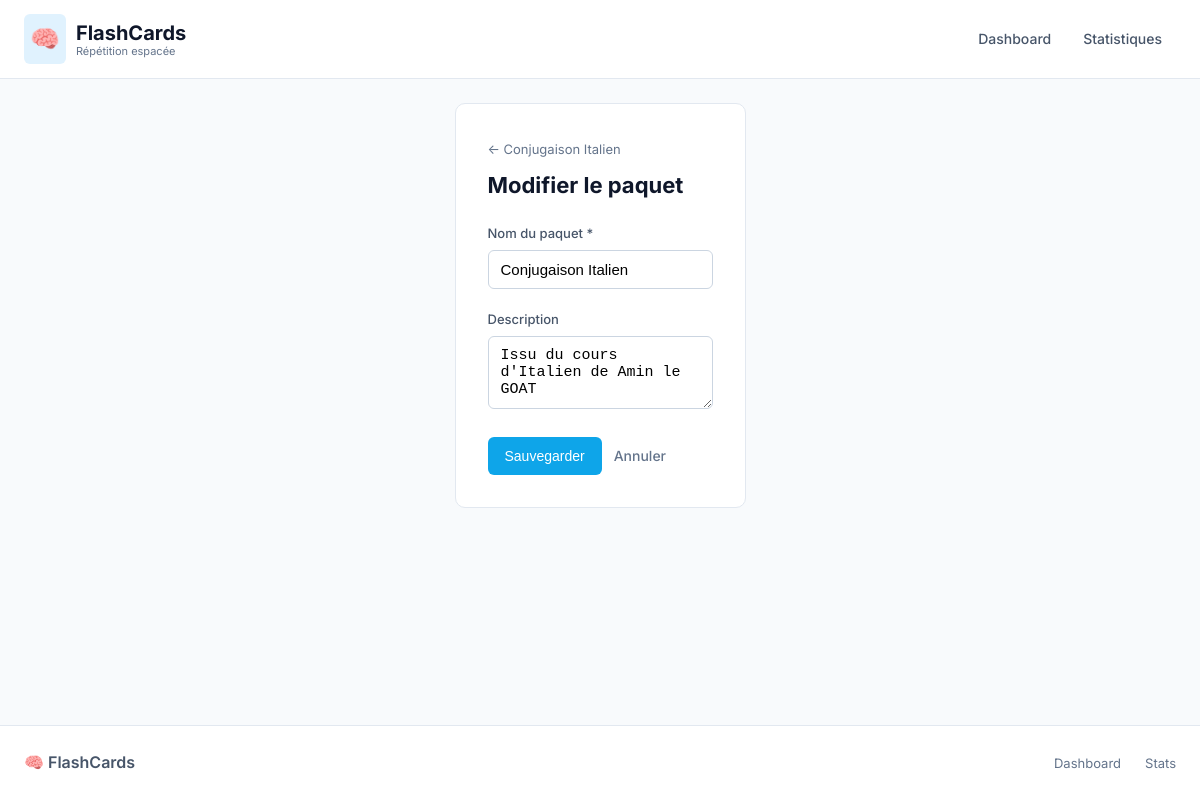
Page /decks/3/edit (signed in) on the committed database.
### app/models.py (models this page shows, shortened)
class Deck(db.Model):
    id = db.Column(db.Integer, primary_key=True)
    user_id = db.Column(db.Integer, db.ForeignKey('user.id'), nullable=False)
    name = db.Column(db.String(200), nullable=False)
    description = db.Column(db.Text)
    created_at = db.Column(db.DateTime, default=datetime.utcnow)
    cards = db.relationship('Card', backref='deck', lazy=True, cascade='all, delete-orphan')
    categories = db.relationship('Category', backref='deck', lazy=True, cascade='all, delete-orphan')

### app/routes/decks.py (the view, shortened to what this page needs)
@bp.route('/<int:deck_id>/edit', methods=['GET', 'POST'])
def edit_deck(deck_id):
    deck = Deck.query.get_or_404(deck_id)
    return render_template('decks/form.html', deck=deck)

### app/templates/decks/form.html (shortened to what this page needs)
{% extends 'base.html' %}
{% block content %}
<div class="form-page">
    {% if not deck %}
    <a href="{{ url_for('main.index') }}" class="back-link">← Dashboard</a>
    <h1>Nouveau paquet</h1>
    <div
        style="background: var(--primary-subtle); border: 1px solid var(--primary-light); padding: 1rem; border-radius: var(--radius); margin-bottom: 1.5rem;">
        <p style="margin: 0 0 0.75rem; font-weight: 500;">📥 Vous avez déjà un jeu de cartes ?</p>
        <p style="margin: 0 0 0.75rem; font-size: 0.875rem; color: var(--gray-600);">
            Créez d'abord un deck vide, puis importez vos cartes via JSON.
        </p>
        <details style="margin-top: 0.5rem;">
            <summary style="cursor: pointer; font-size: 0.8125rem; color: var(--primary);">Voir le format JSON</summary>
            <div class="code-preview" style="margin-top: 0.75rem;">
                {
                "categories": [
                {"name": "Cat 1", "color": "#3b82f6"}
                ],
                "cards": [
                {"front": "Question", "back": "Réponse", "categories": ["Cat 1"]}
                ]
                }
            </div>
        </details>
    </div>
    {% else %}
    <a href="{{ url_for('decks.view_deck', deck_id=deck.id) }}" class="back-link">← {{ deck.name }}</a>
    <h1>Modifier le paquet</h1>
    {% endif %}
    <form method="POST" class="form">
        <div class="form-group">
            <label for="name">Nom du paquet *</label>
            <input type="text" id="name" name="name" required value="{{ deck.name if deck else '' }}"
                placeholder="Ex: Hiragana, Vocabulaire Italien...">
        </div>
        <div class="form-group">
            <label for="description">Description</label>
            <textarea id="description" name="description" rows="3"
                placeholder="Description optionnelle...">{{ deck.description if deck else '' }}</textarea>
        </div>
        <div class="form-actions">
            <button type="submit" class="btn btn-primary">
                {% if deck %}Sauvegarder{% else %}Créer le paquet{% endif %}
            </button>
            {% if deck %}
            <a href="{{ url_for('decks.view_deck', deck_id=deck.id) }}" class="btn btn-link">Annuler</a>
            {% else %}
            <a href="{{ url_for('main.index') }}" class="btn btn-link">Annuler</a>
            {% endif %}
        </div>
    </form>
</div>
{% endblock %}

### app/static/css/style.css (style rules this page uses)
:root { --primary: #0ea5e9; --primary-dark: #0284c7; --primary-light: #38bdf8; --primary-subtle: #e0f2fe; --accent: #14b8a6; --accent-light: #5eead4; --success: #22c55e; --success-light: #86efac; --danger: #f43f5e; --danger-light: #fda4af; --warning: #eab308; --info: #06b6d4; --dark: #0f172a; --dark-secondary: #1e293b; --gray-900: #334155; --gray-700: #475569; --gray-500: #64748b; --gray-400: #94a3b8; --gray-300: #cbd5e1; --gray-200: #e2e8f0; --gray-100: #f1f5f9; --gray-50: #f8fafc; --white: #ffffff; --stat-due: #f43f5e; --stat-new: #0ea5e9; --stat-learning: #eab308; --stat-mastered: #22c55e; --radius: 10px; --radius-lg: 14px; --radius-sm: 6px; --shadow-sm: 0 1px 2px rgba(0, 0, 0, 0.05); --shadow: 0 1px 3px rgba(0, 0, 0, 0.1), 0 1px 2px rgba(0, 0, 0, 0.06); --shadow-md: 0 4px 6px -1px rgba(0, 0, 0, 0.1), 0 2px 4px -1px rgba(0, 0, 0, 0.06); --shadow-lg: 0 10px 15px -3px rgba(0, 0, 0, 0.1), 0 4px 6px -2px rgba(0, 0, 0, 0.05); }
* { box-sizing: border-box; margin: 0; padding: 0; }
body { font-family: 'Inter', -apple-system, BlinkMacSystemFont, 'Segoe UI', Roboto, sans-serif; background: var(--gray-50); color: var(--dark); line-height: 1.6; min-height: 100vh; display: flex; flex-direction: column; }
a { color: var(--primary); text-decoration: none; }
.btn { display: inline-flex; align-items: center; justify-content: center; gap: 0.375rem; padding: 0.5rem 1rem; border: 1px solid transparent; border-radius: var(--radius-sm); cursor: pointer; text-decoration: none; font-size: 0.875rem; font-weight: 500; transition: all 0.15s ease; text-align: center; }
.btn-primary { background: var(--primary); color: var(--white); }
.btn-link { background: none; color: var(--gray-500); padding: 0.5rem 0; border: none; }
.back-link { color: var(--gray-500); text-decoration: none; display: inline-flex; align-items: center; gap: 0.25rem; margin-bottom: 0.5rem; font-size: 0.8125rem; }
.form-page { max-width: 560px; margin: 0 auto; background: var(--white); padding: 2rem; border-radius: var(--radius); border: 1px solid var(--gray-200); }
.form-page h1 { font-size: 1.375rem; margin-bottom: 1.25rem; }
.form { display: flex; flex-direction: column; gap: 1.25rem; }
.form-group { display: flex; flex-direction: column; gap: 0.375rem; }
.form-group label { font-weight: 500; font-size: 0.8125rem; color: var(--gray-700); }
.form-group input[type="text"], .form-group input[type="email"], .form-group textarea, .form-group select { padding: 0.625rem 0.75rem; border: 1px solid var(--gray-300); border-radius: var(--radius-sm); font-size: 0.9375rem; transition: all 0.15s ease; background: var(--white); }
.form-actions { display: flex; gap: 0.75rem; flex-wrap: wrap; margin-top: 0.5rem; }
.btn, .review-btn, .flashcard, .option-item { -webkit-user-select: none; user-select: none; }

### rows in the picture
Deck: name "Conjugaison Italien", description "Issu du cours d'Italien de Amin le GOAT"
